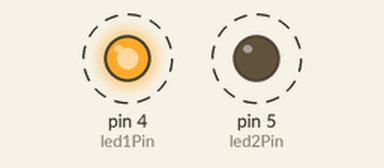
Recording of a sketch running on a simulated Arduino Uno, built with avr-gcc and run on an emulated ATmega328P. Parts: output pins drawn as LEDs (lit = HIGH). Dashed ring = blinking.

Above: at 0.5 s.
Timing chart, 0 to 4.6 s (numbered marks = the images above):
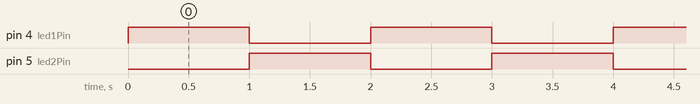

Measured:
- by itself, pin 4 (led1Pin), pin 5 (led2Pin): alternates HIGH for 1.0 s and LOW for 1.0 s

The sketch:

arduino_3_CW.ino
```cpp
int led1Pin = 4;
int led2Pin = 5;

void setup() {
  // put your setup code here, to run once:
pinMode(led1Pin, OUTPUT);
pinMode(led2Pin, OUTPUT);

}

void loop() {
  // put your main code here, to run repeatedly:
setLed1(HIGH);    //set LED1 on, and LED2 off
setLed1(LOW);     //set LED1 off, and LED2 on
}
void setLed1(int led1)  {
  digitalWrite(led1Pin, led1);    //the state of LED1 is determined by variable led1

  if (led1 == HIGH)        //the state of LED2 is determined by variable led1
    digitalWrite(led2Pin, LOW);    //if LED1 is turned on, LED2 will be turned off

  else
    digitalWrite(led2Pin, HIGH);    //if LED1 is turned off, LED2 will be turned on

  ;delay(1000)    //wait for a sec

;}
```
